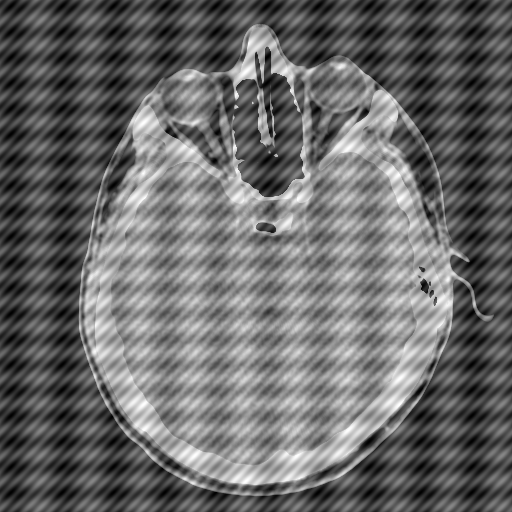
#> input picture HW05/HW05_EBMECSDS_361461_Images/FigP0405(HeadCT_corrupted).tif, 512 x 512 px, found by its file name
$ jupyter execute HW05_Q3.ipynb   (shell and % lines are left out)
#> lines starting #> are read from the running program, lines starting #| are printed output that depends on the picture
3.  Using  Bandreject  Filtering  for  Image  Denoising.  Image  FigP0405
(HeadCT_corrupted).tif is a tomography image of a human head, heavily corrupted by
sinusoidal noise in at least two directions.
a.  Clean up the image using bandreject filtering.  To simplify your project you may
ignore padding in this case.  Hint: Since the noise is sinusoidal, it will show in
the spectrum as impulses.  Display the spectrum as a guide to where to set up
the  band  of  your  filter.  If  you  use  function  impixelinfo  to  determine  the
coordinates of the impulses interactively, keep in mind that this function lists
the column coordinates (v) first and the row coordinates (u) second.
b.  Use bandpass filtering to extract the noise pattern.

[cell 1]
# Example for widget slider
import numpy as np
import matplotlib.pyplot as plt
from matplotlib.widgets import Slider

amp = 1
freq = 1

fig, ax = plt.subplots()
plt.subplots_adjust(bottom=0.25)
t = np.arange(0.0, 1.0, 0.001)
s = amp * np.sin(2*np.pi*freq*t)
l, = plt.plot(t, s, lw=2)

ax_slider = plt.axes([0.25, 0.1, 0.65, 0.03], facecolor='lightgoldenrodyellow')
slider = Slider(ax_slider, 'Freq', 0.1, 30.0, valinit=freq, valstep=1)

def update(val):
    freq = slider.val
    l.set_ydata(amp*np.sin(2*np.pi*freq*t))
    fig.canvas.draw_idle()

slider.on_changed(update)
plt.show()
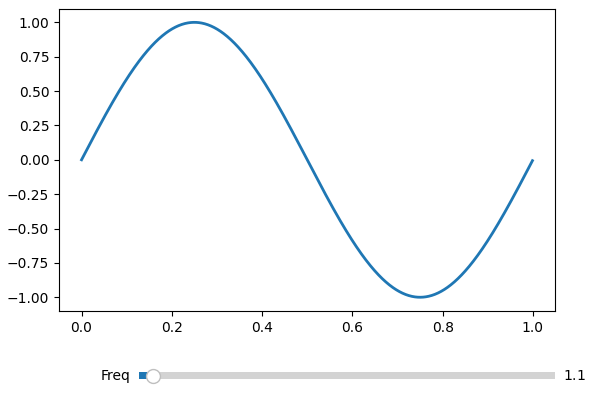
#> figure drawn by matplotlib, 2 panels; panel 1: curve peaks at x = 0.25, y = 1

[cell 2]
import cv2
import numpy as np
import matplotlib.pyplot as plt

[cell 3]
# Read the TIF image
img = cv2.imread(r'D:\drive\OneDrive - Case Western Reserve University\FILE\2025spring\EBME461 Image\GroupProject\HW05\HW05_EBMECSDS_361461_Images\FigP0405(HeadCT_corrupted).tif', 0)  # 0 for grayscale
#> img is the input picture: shape (512, 512); min 0, max 255, mean 105.3

[cell 4]
# Compute the 2D FFT
f_transform = np.fft.fft2(img)
f_shift = np.fft.fftshift(f_transform)
magnitude_spectrum = 20 * np.log(np.abs(f_shift))
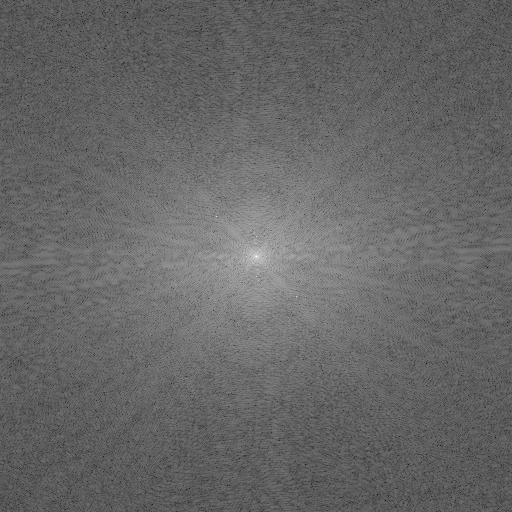
#> magnitude_spectrum: shape (512, 512) float64; min 17.19, max 342.7, mean 148.7; drawn with min black and max white

[cell 5]
# Create subplots
plt.figure(figsize=(12, 6))

# Display original spatial domain image
plt.subplot(121)
plt.imshow(img, cmap='gray')
plt.title('Spatial Domain')
plt.axis('off')

# Display frequency domain image
plt.subplot(122)
plt.imshow(magnitude_spectrum, cmap='gray')
plt.title('Frequency Domain')
plt.axis('off')

plt.tight_layout()
plt.show()
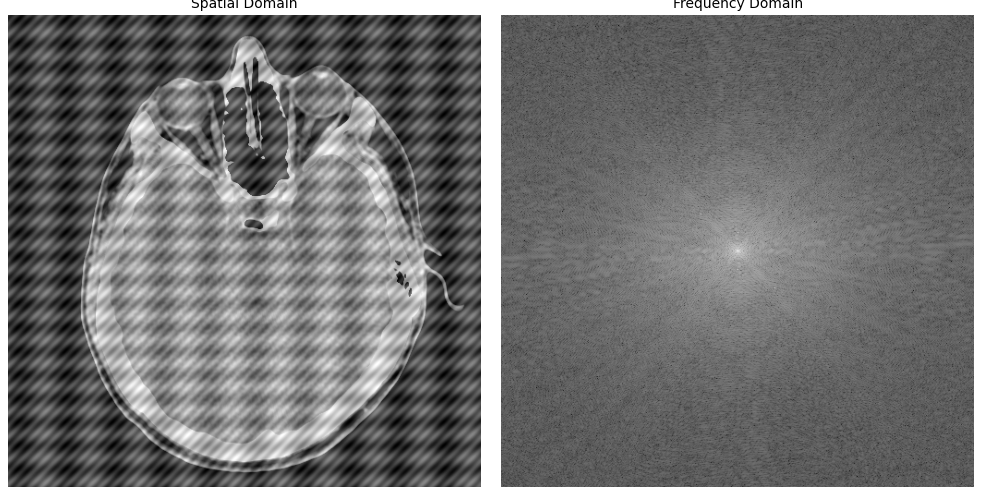
#> figure drawn by matplotlib, 2 panels

[cell 6]
import numpy as np
import matplotlib.pyplot as plt
from mpl_toolkits.mplot3d import Axes3D


# Create figure with three subplots
plt.figure(figsize=(18, 6))

# Original image
plt.subplot(131)
plt.imshow(img, cmap='gray')
plt.title('Original Image')
plt.axis('off')

# 2D frequency spectrum
plt.subplot(132)
plt.imshow(magnitude_spectrum, cmap='gray')
plt.title('Frequency Spectrum (2D)')
plt.colorbar()
plt.axis('off')

# 3D frequency spectrum
ax = plt.subplot(133, projection='3d')

# Create centered coordinate grid
rows, cols = img.shape
#> rows = 512; cols = 512
x = np.linspace(-cols//2, cols//2, cols)
#> x = 512 values from -256 to 256
y = np.linspace(-rows//2, rows//2, rows)
#> y = 512 values from -256 to 256
X, Y = np.meshgrid(x, y)

# Plot 3D surface
surf = ax.plot_surface(X, Y, magnitude_spectrum, cmap='viridis')
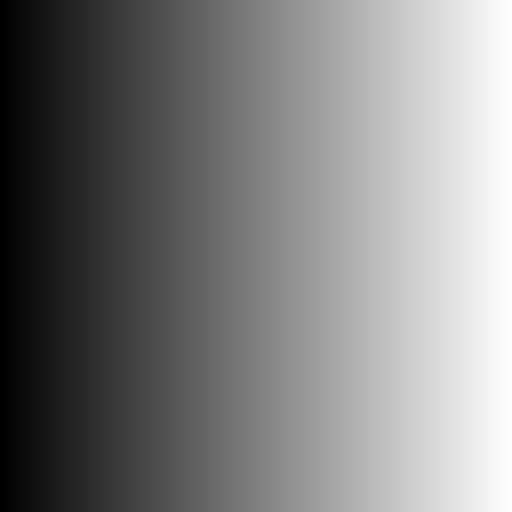
#> X: shape (512, 512) float64; min -256, max 256, mean 0; drawn with min black and max white
plt.colorbar(surf)

ax.set_title('Frequency Spectrum (3D)')
ax.set_xlabel('Frequency X')
ax.set_ylabel('Frequency Y')
ax.set_zlabel('Magnitude (dB)')

# Adjust 3D view
ax.view_init(elev=30, azim=45)

plt.tight_layout()
plt.show()
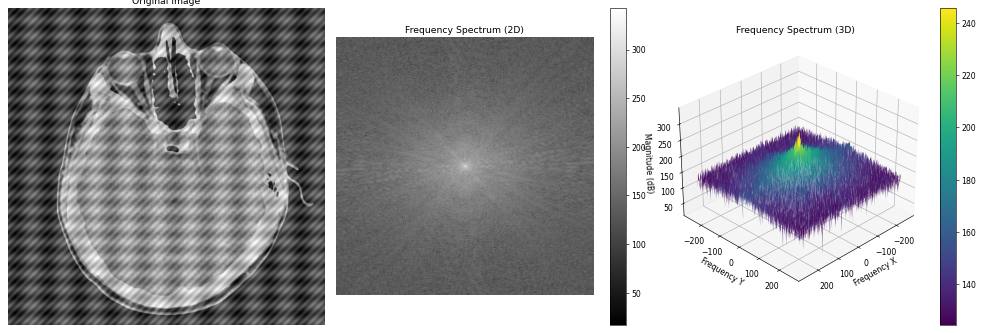
#> figure drawn by matplotlib, 5 panels

[cell 7]
from matplotlib import interactive
interactive(True)

[cell 8]
# Display the spectrum
plt.figure(figsize=(8, 8))
plt.imshow(magnitude_spectrum, cmap='gray')
plt.colorbar()

# When you hover over the image, coordinates will show in the toolbar
plt.show()
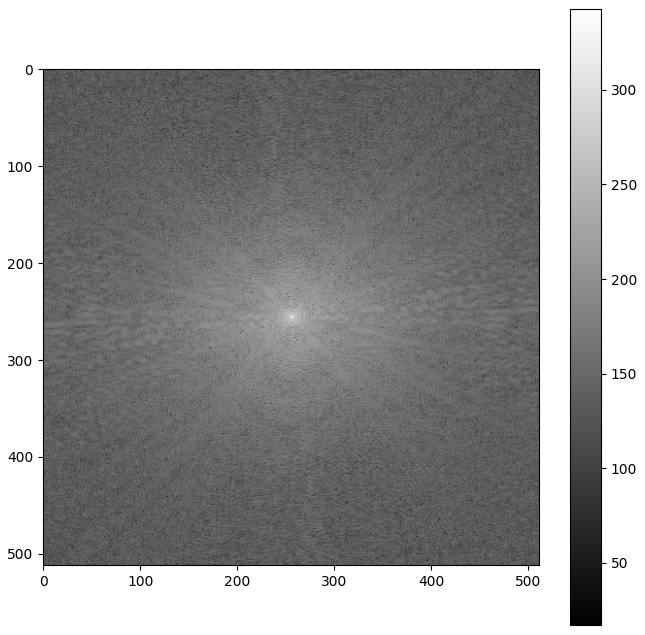
#> figure drawn by matplotlib, 2 panels

[cell 9]
# Create figure with three subplots
plt.figure(figsize=(18, 6))

# Original image
plt.subplot(131)
plt.imshow(img, cmap='gray')
plt.title('Original Image')
plt.axis('off')

# 2D frequency spectrum
plt.subplot(132)
plt.imshow(magnitude_spectrum, cmap='gray')
plt.title('Frequency Spectrum (2D)')
plt.colorbar()
plt.axis('off')

# 3D frequency spectrum
ax = plt.subplot(133, projection='3d')

# Create centered coordinate grid
rows, cols = img.shape
x = np.linspace(-cols//2, cols//2, cols)
y = np.linspace(-rows//2, rows//2, rows)
X, Y = np.meshgrid(x, y)

# Plot 3D surface
surf = ax.plot_surface(X, Y, magnitude_spectrum, cmap='viridis')
plt.colorbar(surf)

ax.set_title('Frequency Spectrum (3D)')
ax.set_xlabel('Frequency X')
ax.set_ylabel('Frequency Y')
ax.set_zlabel('Magnitude (dB)')

# Adjust 3D view
ax.view_init(elev=30, azim=45)

plt.tight_layout()
plt.show()

[cell 10]
import numpy as np
import matplotlib.pyplot as plt

# Create a 2D sinusoidal pattern
def create_2d_sinusoid(size=256, fx=10, fy=20, theta=30):
    x = np.linspace(0, size-1, size)
    y = np.linspace(0, size-1, size)
    X, Y = np.meshgrid(x, y)

    # Convert angle to radians
    theta_rad = np.deg2rad(theta)

    # Create rotated sinusoidal pattern
    sinusoid = np.sin(2*np.pi*(fx*X*np.cos(theta_rad) + fy*Y*np.sin(theta_rad))/size)
    return sinusoid

# Create image with sinusoidal pattern
size = 256
img = create_2d_sinusoid(size, fx=10, fy=20, theta=30)

# Add some noise (optional)
noisy_img = img + 0.1 * np.random.randn(size, size)

# Compute 2D FFT
f_transform = np.fft.fft2(noisy_img)
f_shift = np.fft.fftshift(f_transform)
magnitude_spectrum = 20 * np.log(np.abs(f_shift) + 1)

# Create visualization
plt.figure(figsize=(12, 4))

# Original spatial domain image
plt.subplot(131)
plt.imshow(noisy_img, cmap='gray')
plt.title('Spatial Domain\n(Sinusoid + Noise)')
plt.axis('off')

# Frequency domain (magnitude spectrum)
plt.subplot(132)
plt.imshow(magnitude_spectrum, cmap='gray')
plt.title('Frequency Domain\n(Magnitude Spectrum)')
plt.axis('off')

# 3D surface plot of the magnitude spectrum
from mpl_toolkits.mplot3d import Axes3D
ax = plt.subplot(133, projection='3d')
X, Y = np.meshgrid(np.arange(-size//2, size//2), np.arange(-size//2, size//2))
ax.plot_surface(X, Y, magnitude_spectrum, cmap='viridis')
plt.title('3D Frequency Spectrum')

plt.tight_layout()
plt.show()
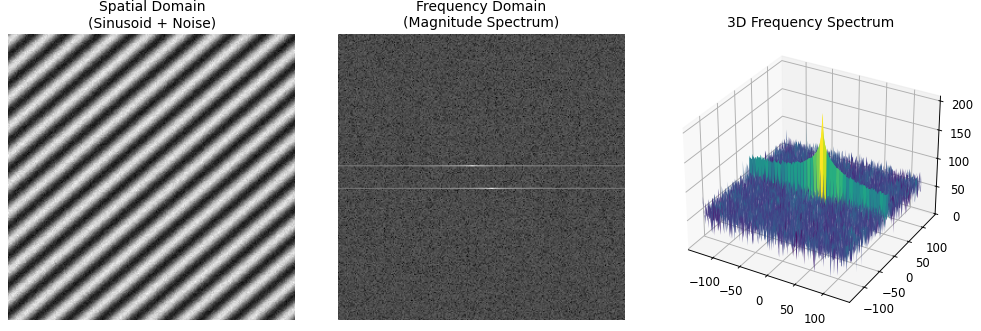
#> figure drawn by matplotlib, 3 panels

# Example with multiple sinusoidal components
def create_multiple_sinusoids(size=256):
    img1 = create_2d_sinusoid(size, fx=5, fy=5, theta=0)    # Horizontal pattern
    img2 = create_2d_sinusoid(size, fx=10, fy=10, theta=45) # Diagonal pattern
    combined = img1 + img2
    return combined

# Create and visualize multiple patterns
multi_img = create_multiple_sinusoids(size)
noisy_multi = multi_img + 0.1 * np.random.randn(size, size)

# Compute spectrum
f_transform_multi = np.fft.fft2(noisy_multi)
f_shift_multi = np.fft.fftshift(f_transform_multi)
magnitude_spectrum_multi = 20 * np.log(np.abs(f_shift_multi) + 1)

# Visualize
plt.figure(figsize=(12, 4))

plt.subplot(121)
plt.imshow(noisy_multi, cmap='gray')
plt.title('Multiple Sinusoids + Noise')
plt.axis('off')

plt.subplot(122)
plt.imshow(magnitude_spectrum_multi, cmap='gray')
plt.title('Frequency Spectrum')
plt.axis('off')

plt.tight_layout()
plt.show()
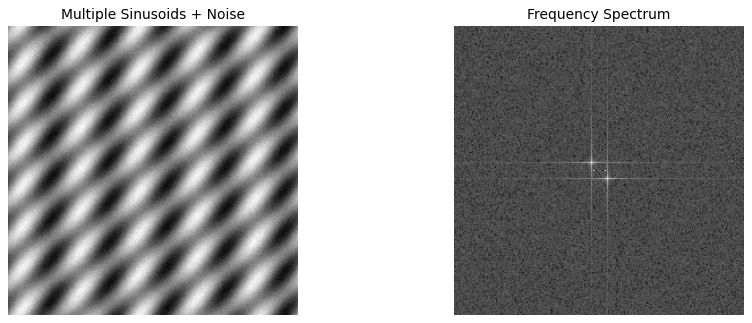
#> figure drawn by matplotlib, 2 panels
